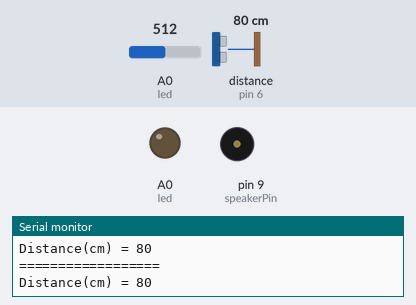
A sketch run on a simulated Arduino Uno, built with avr-gcc and run on an emulated ATmega328P. On the bench: output pins drawn as LEDs (lit = HIGH), buzzer (waves = sounding), the last lines printed to the serial monitor. Wiring (inferred from the names in the program): ultrasonic range finder: trigger pin 7; echo pin 6. The inputs (shaded band) are chosen by the test bench; at power-on: distance to the obstacle (sensor on pin 6) 80 cm, A0 (led) = 512. The echo pulse lasts 58.3 µs per cm; pins used as bus, display or sensor lines are not drawn.

Above: at 1.8 s.
1.9 s: distance to the obstacle (sensor on pin 6) set to 2 cm
At 2.8 s:
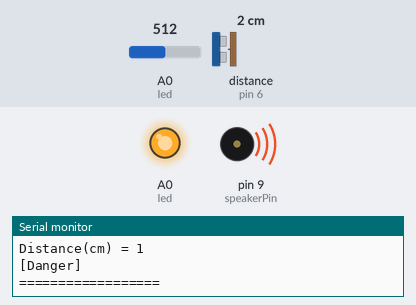
5.5 s: distance to the obstacle (sensor on pin 6) set to 10 cm
9.0 s: distance to the obstacle (sensor on pin 6) set to 13 cm
At 9.16 s:
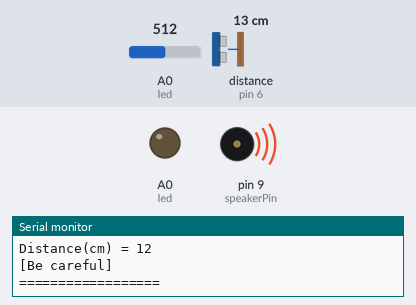
12.5 s: distance to the obstacle (sensor on pin 6) set to 4 cm
At 13.8 s:
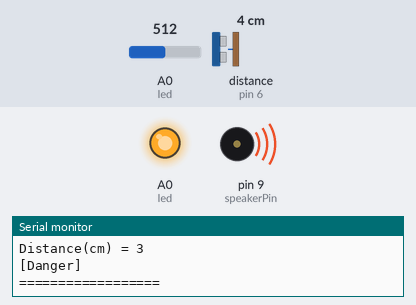
16.6 s: distance to the obstacle (sensor on pin 6) set to 18 cm
At 17.9 s:
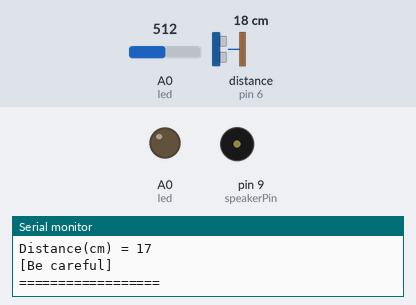
Timing chart, 0 to 21.7 s (numbered marks = the images above; inputs shaded):
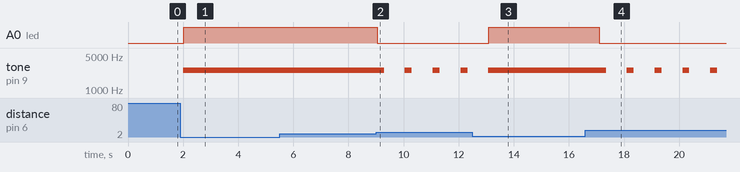

Measured:
- the behaviour switches between 11 and 12 cm on distance to the obstacle (sensor on pin 6) (found by bisection; images 1 and 2)
- after the input at 1.9 s, A0 (led): LOW → HIGH after 0.12 s; tone on pin 9 (speakerPin): silent → 2552 Hz after 0.11 s
- after the input at 9.0 s, A0 (led): HIGH → LOW at once; tone on pin 9 (speakerPin): alternates 2552 Hz for 0.25 s and silent for 0.76 s, starting after 0.29 s
- after the input at 12.5 s, A0 (led): LOW → HIGH after 0.58 s; tone on pin 9 (speakerPin): goes on until 13.1 s, then stays 2552 Hz
- after the input at 16.6 s, A0 (led): HIGH → LOW after 0.49 s; tone on pin 9 (speakerPin): alternates 2552 Hz for 0.25 s and silent for 0.76 s, starting after 0.75 s

The sketch:

project_B.ino
```cpp
int val;
int led = A0;
const int speakerPin = 9;
const int sensorPin =0;
void setup() {
   Serial.begin(9600);
  pinMode(7, OUTPUT); //Trigger  tx 초음파 발생
  pinMode(6, INPUT);  //Echo     rx 초음파 인식
  pinMode(led, OUTPUT);
  // put your setup code here, to run once:

}

void loop()
{
  digitalWrite(7, HIGH); //초음파를 발생시키기 시작합니다.
  delayMicroseconds(10);
  digitalWrite(7, LOW); //초음파의 발생을 정지시킵니다.
  val=pulseIn(6,HIGH)/58; //초음파가 발생한 후 물체에 맞고 돌아올 때까지의 시간을 측정해 거리를 구합니다.
  Serial.println("==================");
  Serial.print("Distance(cm) = ");
  Serial.println(val);
  if(val >= 50){ //만약 거리가 150cm가 넘는다면 아무것도 출력하지 않습니다.
  digitalWrite(A0, LOW);
  }

  if(val < 50 && val >= 30){ //만약 거리가 150cm보다 작고 50cm보다 크거나 같다면
    int  sensorValue  =  analogRead(sensorPin);
    int frequency  = map(sensorValue,  0,  1023,  100,  5000);
    int duration  =  100; //피에조 부저가 0.1초 동안 소리가 나고 일정 시간 뒤 다시 소리가 나게 합니다.
    tone(speakerPin, frequency, duration);//스피커핀, 주파수, 재생시간(milli  second)
    Serial.println("[Safety]");
    Serial.println("==================");
    digitalWrite(A0, LOW);
  }
  else if(val < 30 && val > 10){ // 만약 거리가 50cm보다 작고 10cm보다 크다면
    int  sensorValue  =  analogRead(sensorPin);
    int frequency  = map(sensorValue,  0,  1023,  100,  5000);
    int duration  =  250; //피에조 부저가 0.25초 동안 소리가 나고 일정 시간 뒤 다시 소리가 나게 합니다.
    tone(speakerPin, frequency, duration);//스피커핀, 주파수, 재생시간(milli  second)
    Serial.println("[Be careful]");
    Serial.println("==================");
    digitalWrite(A0, LOW);
  }
  else if(val <= 10){ // 만약 거리가 10cm보다 작거나 같다면
    int  sensorValue  =  analogRead(sensorPin);
    int frequency  = map(sensorValue,  0,  1023,  100,  5000);
    int duration  =  5000; //피에조 부저가 10초동안 울리게 합니다. 즉, 계속 소리가 나도록 합니다.
    tone(speakerPin, frequency, duration);//스피커핀, 주파수, 재생시간(milli  second)
    Serial.println("[Danger]");
    Serial.println("==================");
    digitalWrite(A0, HIGH);
  }
  delay(1000);
  digitalWrite(A0, LOW);
}
```
